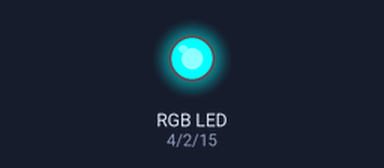
This sketch was run on a simulated Arduino Uno, built with avr-gcc and run on an emulated ATmega328P. Shown: an RGB LED mixed from three pins (HIGH = lit).

Above: at 0.5 s.
At 1.5 s:
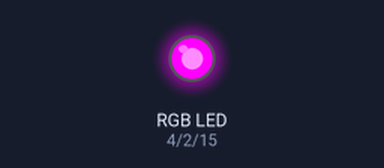
At 2.5 s:
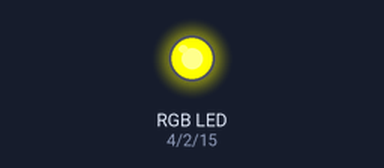
At 3.5 s:
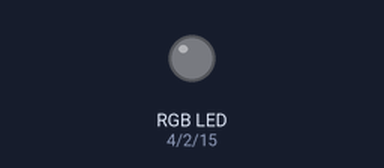
Timing chart, 0 to 5.2 s (numbered marks = the images above):
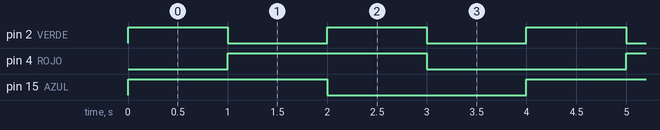

The sketch:

luzLedRGB.ino
```cpp
const byte ROJO = 4;
const byte VERDE = 2;
const byte AZUL = 15;

void setup() {
  pinMode(ROJO, OUTPUT);
  pinMode(VERDE, OUTPUT);
  pinMode(AZUL, OUTPUT);

  // Apagamos todos los colores al iniciar (poniéndolos en HIGH)
  digitalWrite(ROJO, HIGH);
  digitalWrite(VERDE, HIGH);
  digitalWrite(AZUL, HIGH);
}

void loop() {
  // ROJO (Solo el rojo en LOW para que encienda)
  digitalWrite(ROJO, LOW);
  digitalWrite(VERDE, HIGH);
  digitalWrite(AZUL, HIGH);
  delay(1000);

  // VERDE
  digitalWrite(ROJO, HIGH);
  digitalWrite(VERDE, LOW);
  digitalWrite(AZUL, HIGH);
  delay(1000);

  // AZUL
  digitalWrite(ROJO, HIGH);
  digitalWrite(VERDE, HIGH);
  digitalWrite(AZUL, LOW);
  delay(1000);

  // BLANCO (Todos en LOW para que se mezclen todos los colores)
  digitalWrite(ROJO, LOW);
  digitalWrite(VERDE, LOW);
  digitalWrite(AZUL, LOW);
  delay(1000);
}
```

Measured:
- by itself, pin 2 (VERDE): alternates HIGH for 1.0 s and LOW for 1.0 s
- by itself, pin 4 (ROJO), pin 15 (AZUL): alternates HIGH for 2.0 s and LOW for 2.0 s
- by itself, everything shown: repeats every 4.0 s, in 4 steps
